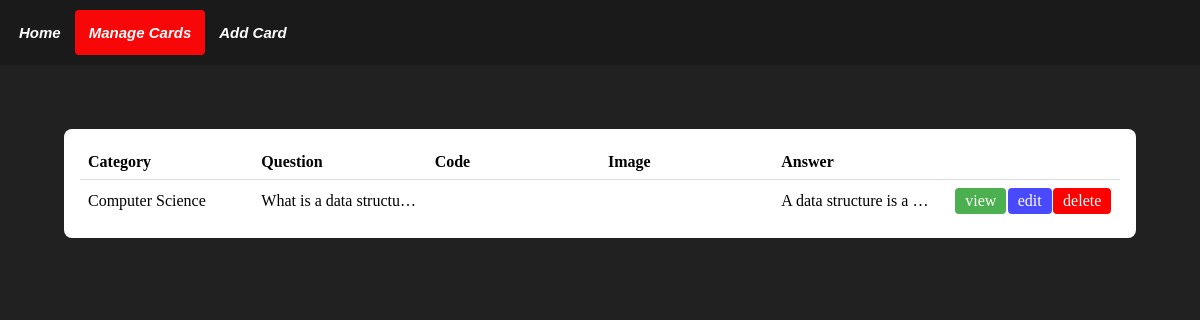
Page /manage_flashcards on the earlier database version.
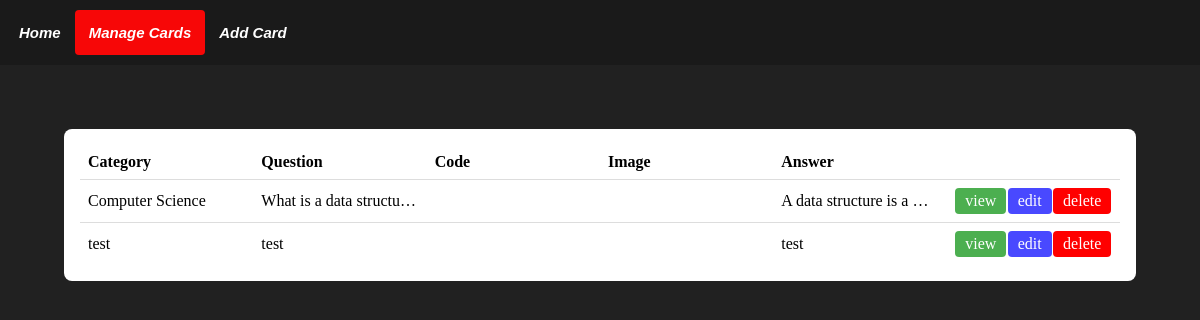
Same page on the later database version.
### tables this page shows
CREATE TABLE Flashcards(
              key INTEGER PRIMARY KEY AUTOINCREMENT,
              category TEXT NOT NULL,
              question TEXT NOT NULL,
              code TEXT,
              image_path TEXT,
              answer TEXT NOT NULL
    );

### app.py (the view)
@app.route("/manage_flashcards")
def manage_flashcards_route():
    data = database.view_allcards(category=None)
    return render_template('manage_flashcards.html', nav_id="manage-page", data=data)

### templates/manage_flashcards.html (shortened to what this page needs)
{% extends "base.html" %}
{% block content %}
<div class="questions-table">
    <table>
        <thead>
            <tr>
                <th>Category</th>
                <th>Question</th>
                <th>Code</th>
                <th>Image</th>
                <th>Answer</th>
                <th></th>
            </tr>
        </thead>
        <tbody>
            {% for value in data['questions'] %}
            <tr>
                <td id="category-cell" class="flash-cell">{{ value['category'] | escape }}</td>
                <td id="question-cell" class="flash-cell">{{ value['question'] | escape }}</td>
                <td id="code-cell" class="flash-cell">{{ value['code'] | escape }}</td>
                <td id="image-cell" class="flash-cell">{{ value['image'] | escape }}</td>
                <td id="answer-cell" class="flash-cell">{{ value['answer'] | escape }}</td>
                <td class="action-cell">
                    <div class="action-links">
                        <a class="view-cell" href="{{ url_for('view_flashcard_route', key=value['key']) | escape }}">view</a>
                        <a class="edit-cell" href="{{ url_for('edit_flashcard_route', key=value['key']) | escape }}">edit</a>
                        <a class="delete-cell" href="#" data-question="{{ value['key'] | escape }}">delete</a>
                    </div>
                </td>
            </tr>
            {% endfor %}
        </tbody>
    </table>
</div>
{% endblock %}

### templates/base.html (shortened to what this page needs)
<!DOCTYPE html>
<html lang="en">
    <head>
        <link rel="stylesheet" type="text/css" href="{{ url_for('static', filename='css/base.css') }}">
    </head>
    <body>
        <div id="nav-bar">
            <ul class="nav">
                <li><a href="{{  url_for('home')  }}" class="nav-tile {% if nav_id == 'home-page' %}active{% endif %}">Home</a></li>
                <li><a href="{{  url_for('manage_flashcards_route')  }}" class="nav-tile {% if nav_id == 'manage-page' %}active{% endif %}">Manage Cards</a></li>
                <li><a href="{{  url_for('add_flashcard_route')  }}" class="nav-tile {% if nav_id == 'add-page' %}active{% endif %}">Add Card</a></li>
            </ul>
        </div>
        <div id="flash-messages">
        </div>
        <div class="content">
            {% block content %}{% endblock %}
        </div>
    </body>
</html>

### static/css/base.css (style rules this page uses)
* { padding: 0; margin: 0; box-sizing: border-box; }
body { background-color: #212121; font-family: 'Times New Roman', Times, serif; width: 100%; position: relative; display: flex; flex-direction: column; min-height: 100vh; }
#nav-bar { color: rgb(255, 255, 255); font-size: 15px; font-family: Arial, sans-serif; font-weight: bold; font-style: italic; padding: 10px 0px 10px 5px; margin-bottom: 1rem; background-color: rgba(0, 0, 0, 0.2); display: flex; flex-direction: row; }
.nav { list-style-type: none; margin: 0; padding: 0; overflow: hidden; }
.nav li { display: inline; float: left; }
.nav-tile { display: block; color: rgb(255, 255, 255); text-align: center; padding: 14px; text-decoration: none; border-radius: 4px; }
.active { background: rgb(247, 7, 7); }
#flash-messages { margin: 0 4rem 1rem 4rem; height: 2rem; overflow: hidden; }
.questions-table { margin: 0 4rem 2rem 4rem; padding: 1rem; border-radius: 8px; background-color: white; }
table { width: 100%; table-layout: fixed; border-collapse: collapse; }
th, td { width: 25%; text-align: left; border-bottom: 1px solid #ddd; padding: 8px; }
tr:last-child td { border-bottom: none; }
.flash-cell { white-space: nowrap; overflow: hidden; text-overflow: ellipsis; }
.action-cell { text-align: center; justify-content: space-around; }
.action-links { display: flex; justify-content: space-around; }
.view-cell, .edit-cell, .delete-cell { text-decoration: none; color: white; padding: 4px 10px; border-radius: 4px; }
.view-cell { background-color: #4CAF50; }
.edit-cell { background-color: rgb(73, 73, 255); }
.delete-cell { background-color: red; }

Differences in the rows shown:
added Flashcards: category "test", question "test", answer "test"
